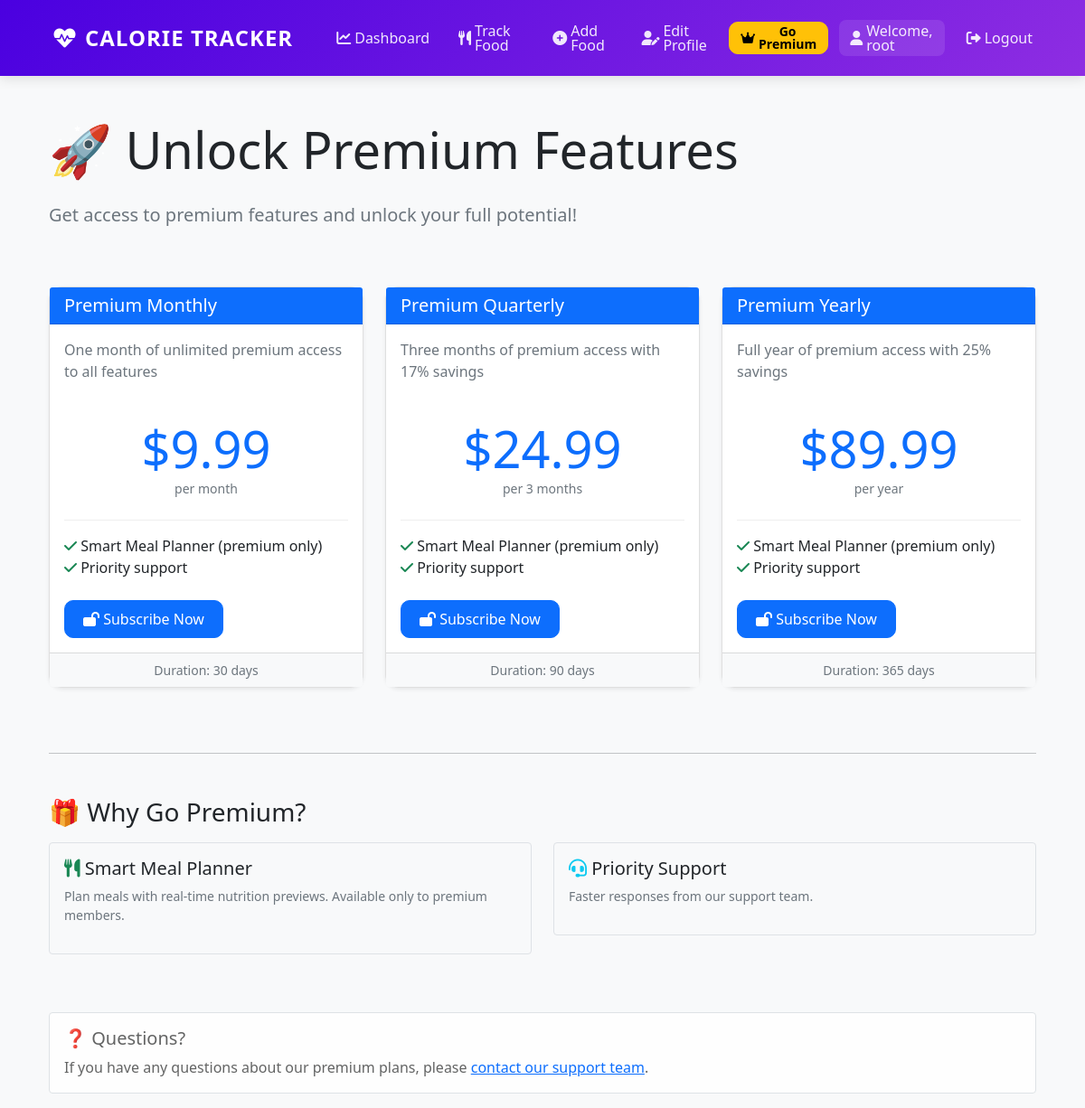
Screenshot of /subscription/plans/ (signed in) with the database file from the repository.
### myapp/models.py (models this page shows, shortened)
class SubscriptionPlan(models.Model):
    PLAN_DURATIONS = [
        ('monthly', 'Monthly - $9.99/month'),
        ('quarterly', 'Quarterly - $24.99/3 months'),
        ('yearly', 'Yearly - $89.99/year'),
    ]
    name = models.CharField(max_length=100, unique=True)  # e.g., "Premium Monthly"
    description = models.TextField()
    duration = models.CharField(max_length=20, choices=PLAN_DURATIONS)
    price = models.DecimalField(max_digits=10, decimal_places=2)  # Price in USD
    stripe_price_id = models.CharField(max_length=255, blank=True)  # Stripe Price ID
    duration_days = models.IntegerField()  # Number of days subscription lasts
    is_active = models.BooleanField(default=True)
    created_at = models.DateTimeField(auto_now_add=True)
    updated_at = models.DateTimeField(auto_now=True)
    class Meta:
        ordering = ['duration_days', 'price']

### myapp/views.py (the view)
# urls.py: path('subscription/plans/', views.subscription_plans, name='subscription_plans'),
@login_required
def subscription_plans(request):
    plans = SubscriptionPlan.objects.filter(is_active=True).order_by('duration_days')
    user_profile = request.user.userprofile
    context = {
        'plans': plans,
        'user_premium': user_profile.is_premium_active(),
        'premium_until': user_profile.premium_until,
        'stripe_public_key': settings.STRIPE_PUBLIC_KEY,
    }
    return render(request, 'myapp/subscription_plans.html', context)

### myapp/models.py (called while the page is built)
    def is_premium_active(self):
        if self.is_premium and self.premium_until:
            return timezone.now() < self.premium_until
        return False

### myapp/templates/myapp/subscription_plans.html (shortened to what this page needs)
{% extends 'myapp/base.html' %}
{% load static %}
{% block content %}
<div class="container mt-5">
    <div class="row mb-5">
        <div class="col-md-12">
            <h1 class="display-4 mb-4">🚀 Unlock Premium Features</h1>
            {% if user_premium %}
                <div class="alert alert-success" role="alert">
                    <h4 class="alert-heading">✅ You're a Premium Member!</h4>
                    <p>Your premium subscription is active until <strong>{{ premium_until|date:"F d, Y" }}</strong></p>
                    <hr>
                    <p class="mb-0">
                        <a href="{% url 'subscription_status' %}" class="btn btn-sm btn-info">View Subscription Details</a>
                        <a href="{% url 'cancel_subscription' %}" class="btn btn-sm btn-danger">Cancel Subscription</a>
                    </p>
                </div>
            {% else %}
                <p class="lead text-muted">Get access to premium features and unlock your full potential!</p>
            {% endif %}
        </div>
    </div>
    <div class="row">
        {% for plan in plans %}
        <div class="col-md-4 mb-4">
            <div class="card h-100 shadow-sm">
                <div class="card-header bg-primary text-white">
                    <h5 class="card-title mb-0">{{ plan.name }}</h5>
                </div>
                <div class="card-body d-flex flex-column">
                    <p class="card-text text-muted">{{ plan.description }}</p>
                    <div class="pricing-section mb-3">
                        <div class="price-amount display-4 text-primary">${{ plan.price }}</div>
                        <div class="price-duration text-muted small">
                            {% if plan.duration == 'monthly' %}
                                per month
                            {% elif plan.duration == 'quarterly' %}
                                per 3 months
                            {% else %}
                                per year
                            {% endif %}
                        </div>
                    </div>
                    <ul class="list-unstyled mb-4">
                        <li><i class="fas fa-check text-success"></i> Smart Meal Planner (premium only)</li>
                        <li><i class="fas fa-check text-success"></i> Priority support</li>
                    </ul>
                    <div class="mt-auto">
                        {% if user_premium %}
                            <button class="btn btn-outline-secondary btn-block" disabled>
                                Already Premium
                            </button>
                        {% else %}
                            <form method="post" action="{% url 'create_checkout' plan.id %}" style="display: inline-block; width: 100%;">
                                <button type="submit" class="btn btn-primary btn-block">
                                    <i class="fas fa-lock-open"></i> Subscribe Now
                                </button>
                            </form>
                        {% endif %}
                    </div>
                </div>
                <div class="card-footer bg-light text-center text-muted small">
                    Duration: {{ plan.duration_days }} days
                </div>
            </div>
        </div>
        {% endfor %}
    </div>
    <hr class="my-5">
    <div class="row">
        <div class="col-md-12">
            <h3>🎁 Why Go Premium?</h3>
            <div class="row mt-3">
                <div class="col-md-6 mb-3">
                    <div class="feature-box p-3 border rounded">
                        <h5><i class="fas fa-utensils text-success"></i> Smart Meal Planner</h5>
                        <p class="text-muted small">Plan meals with real-time nutrition previews. Available only to premium members.</p>
                    </div>
                </div>
                <div class="col-md-6 mb-3">
                    <div class="feature-box p-3 border rounded">
                        <h5><i class="fas fa-headset text-info"></i> Priority Support</h5>
                        <p class="text-muted small">Faster responses from our support team.</p>
                    </div>
                </div>
            </div>
        </div>
    </div>
    <div class="row mt-5">
        <div class="col-md-12">
            <div class="alert alert-light border" role="alert">
                <h5>❓ Questions?</h5>
                <p class="mb-0">If you have any questions about our premium plans, please <a href="#">contact our support team</a>.</p>
            </div>
        </div>
    </div>
</div>
{% endblock %}

### myapp/templates/myapp/base.html (shortened to what this page needs)
<!DOCTYPE html>
<html lang="en">
<head>
    <link href="https://cdn.jsdelivr.net/npm/bootstrap@5.1.3/dist/css/bootstrap.min.css" rel="stylesheet">
    <link rel="stylesheet" href="https://cdnjs.cloudflare.com/ajax/libs/font-awesome/6.0.0/css/all.min.css">
</head>
<body>
    <div class="container-fluid px-0">
        <nav class="navbar navbar-expand-lg navbar-dark">
            <div class="container">
                <a class="navbar-brand" href="{% url 'dashboard' %}">
                    <i class="fas fa-heart-pulse"></i>
                    Calorie Tracker
                </a>
                <div class="collapse navbar-collapse" id="navbarNav">
                    <ul class="navbar-nav ms-auto">
                        {% if user.is_authenticated %}
                        <li class="nav-item">
                            <a class="nav-link {% if request.path == '/' %}active{% endif %}" href="{% url 'dashboard' %}">
                                <i class="fas fa-chart-line me-1"></i> Dashboard
                            </a>
                        </li>
                        <li class="nav-item">
                            <a class="nav-link {% if request.path == '/track/' %}active{% endif %}" href="{% url 'index' %}">
                                <i class="fas fa-utensils me-1"></i> Track Food
                            </a>
                        </li>
                        <li class="nav-item">
                            <a class="nav-link" href="{% url 'add_food' %}">
                                <i class="fas fa-plus-circle me-1"></i> Add Food
                            </a>
                        </li>
                        <li class="nav-item">
                            <a class="nav-link" href="{% url 'edit_profile' %}">
                                <i class="fas fa-user-edit me-1"></i> Edit Profile
                            </a>
                        </li>
                        <li class="nav-item">
                            {% if user.userprofile.is_premium_active %}
                                <span class="nav-link" style="background: linear-gradient(135deg, #FFD700 0%, #FFA500 100%); border-radius: 20px; color: black !important; font-weight: bold;">
                                    <i class="fas fa-crown me-1"></i> Premium ✓
                                </span>
                            {% else %}
                                <a class="nav-link btn btn-warning btn-sm" href="{% url 'subscription_plans' %}" style="color: black !important; font-weight: bold;">
                                    <i class="fas fa-crown me-1"></i> Go Premium
                                </a>
                            {% endif %}
                        </li>
                        <li class="nav-item">
                            <span class="nav-link welcome-text">
                                {% if user.userprofile.profile_picture %}
                                <img src="{{ user.userprofile.profile_picture.url }}" alt="Profile" style="width: 32px; height: 32px; border-radius: 50%; object-fit: cover; margin-right: 0.5rem; border: 2px solid white;">
                                {% else %}
                                <i class="fas fa-user me-1"></i>
                                {% endif %}
                                Welcome, {{ user.get_full_name|default:user.username }}
                            </span>
                        </li>
                        <li class="nav-item">
                            <form action="{% url 'logout' %}" method="post" class="d-inline">
                                <button type="submit" class="nav-link btn btn-link" style="border: none; background: none;">
                                    <i class="fas fa-sign-out-alt me-1"></i> Logout
                                </button>
                            </form>
                        </li>
                        {% else %}
                        <li class="nav-item">
                            <a class="nav-link" href="{% url 'login' %}">
                                <i class="fas fa-sign-in-alt me-1"></i> Login
                            </a>
                        </li>
                        {% endif %}
                    </ul>
                </div>
            </div>
        </nav>
    </div>
    <div class="container">
        {% block content %}
        {% endblock %}
    </div>
</body>
</html>

### myapp/templates/myapp/base.html (style rules this page uses)
body { background-color: #f8f9fa; font-family: 'Segoe UI', Tahoma, Geneva, Verdana, sans-serif; }
.navbar { box-shadow: 0 4px 12px rgba(0,0,0,.1); background: linear-gradient(135deg, #4A00E0 0%, #8E2DE2 100%); padding: 1rem 0; margin-bottom: 2rem; }
.navbar-brand { font-size: 1.5rem; font-weight: 600; padding: 0.5rem 1rem; color: white !important; text-transform: uppercase; letter-spacing: 1px; }
.navbar-brand i { margin-right: 0.5rem; }
.nav-link { color: rgba(255,255,255,0.9) !important; font-weight: 500; padding: 0.5rem 1rem !important; margin: 0 0.25rem; border-radius: 8px; transition: all 0.3s ease; }
.navbar .navbar-nav { align-items: center; }
.navbar-brand, .navbar-nav .nav-link, .navbar-nav .nav-item .welcome-text { display: flex; align-items: center; }
.navbar-nav .nav-link { padding: 0.35rem 0.75rem !important; height: 40px; line-height: 1; }
.navbar-nav .nav-item { display: flex; align-items: center; }
.navbar .btn, .navbar .btn-sm { padding: 0.25rem 0.6rem; height: 36px; display: inline-flex; align-items: center; justify-content: center; }
.welcome-text { background: rgba(255,255,255,0.1); padding: 0.5rem 1rem; border-radius: 8px; margin: 0 0.5rem; }
.card { border-radius: 15px; box-shadow: 0 4px 6px rgba(0,0,0,.1); transition: transform 0.2s; }
.btn { border-radius: 10px; padding: 8px 20px; font-weight: 500; transition: all 0.3s; }

### myapp/templates/myapp/subscription_plans.html (style rules this page uses)
.pricing-section { text-align: center; padding: 1.5rem 0; border-bottom: 1px solid #eee; }
.feature-box { transition: all 0.3s ease; }
.card { transition: all 0.3s ease; }

### rows the page displays
SubscriptionPlan: name "Premium Monthly", description "One month of unlimited premium access to all features", price "9.99", duration "per month", duration_days "30"
SubscriptionPlan: name "Premium Quarterly", description "Three months of premium access with 17% savings", price "24.99", duration "per 3 months", duration_days "90"
SubscriptionPlan: name "Premium Yearly", description "Full year of premium access with 25% savings", price "89.99", duration "per year", duration_days "365"

### other values shown
{{ user.get_full_name|default:user.username }} "root"
